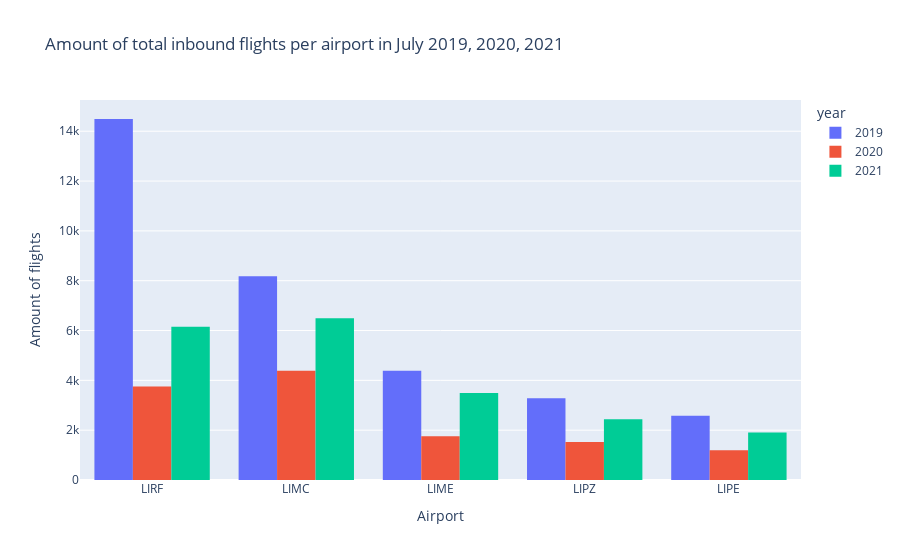
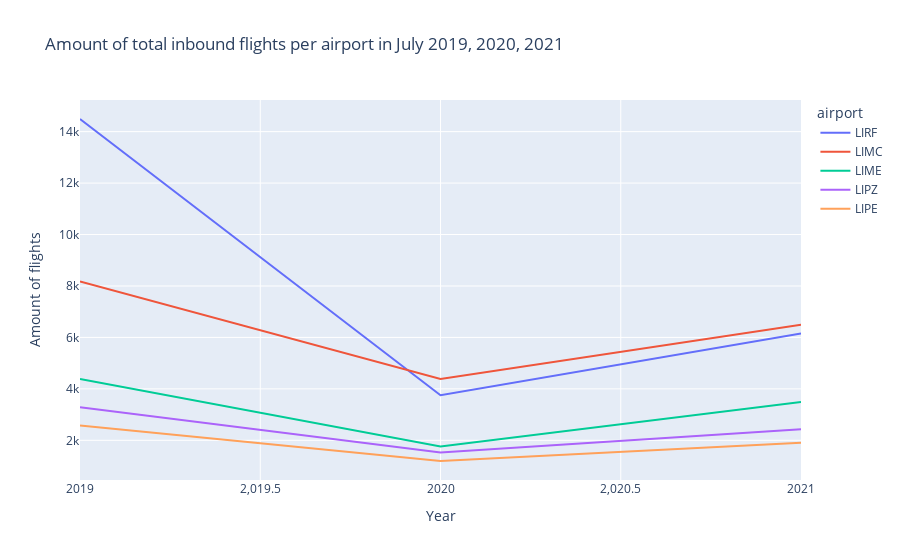
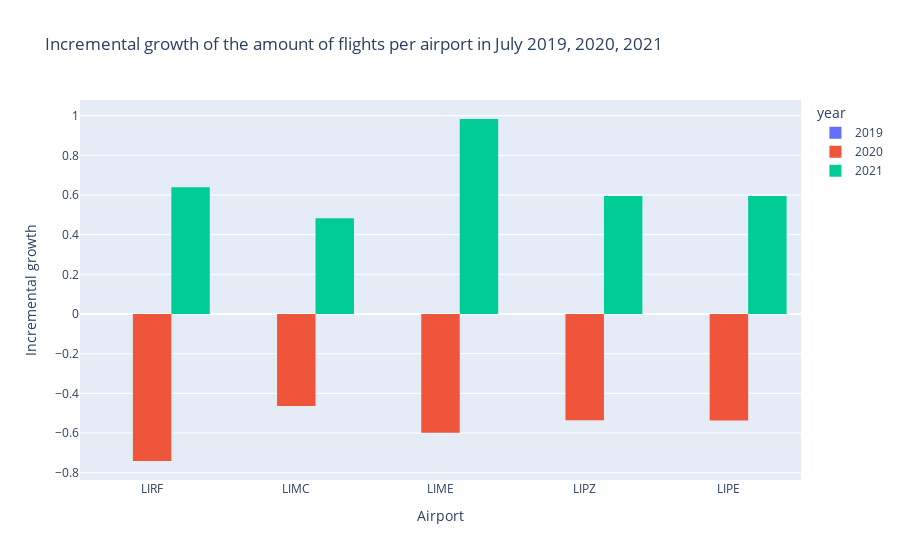

The cell these charts' notebook holds for them, in order:
### Code cell
'''In the section below all the filterd and sortend data from the years 2020, 2021 and 2022 is combined into one dataframe. This dataframe is used to answer the question wether 
there is a difference in the amount of flights between the years 2019, 2020, 2021 and 2022. The data is plotted in a bar chart in the first graph where the amount of inbound flight per airport per year is shown. 
The first graph show the amount of inbound flights per airport per year. The second graph does the same but in a line chart.
Below that is the head of the new combined dataframe from all the years.
The last graph shows the incrememtal change in the amount of inbound flights per airport per year.'''

#import pandas and numpy to work on the dataframes
from cgitb import text
import pandas as pd
import numpy as np

#combing all the shortend and filterd databases from the july 2019, 2020, 2021 and 2022 csv files into one dataframe
df1 = pd.read_csv('C:/Users/thoma/Downloads/flightlist_short_20190701_20190731.csv.gz', compression='gzip', header=0, sep=',', quotechar='"')
df2 = pd.read_csv('C:/Users/thoma/Downloads/flightlist_short_20200701_20200731.csv.gz', compression='gzip', header=0, sep=',', quotechar='"')
df3 = pd.read_csv('C:/Users/thoma/Downloads/flightlist_short_20210701_20210731.csv.gz', compression='gzip', header=0, sep=',', quotechar='"')
df4 = pd.read_csv('C:/Users/thoma/Downloads/flightlist_short_20220701_20220731.csv.gz', compression='gzip', header=0, sep=',', quotechar='"')
df = pd.concat([df1, df2, df3])
df.head(10)

#call the first collumn airport
df = df.rename(columns={'Unnamed: 0': 'airport'})
df.head(10)

#filter the database so only the airports of interest are included
df = df[(df['airport'] == 'LIME') | (df['airport'] == 'LIPZ') | (df['airport'] == 'LIPE') | (df['airport'] == 'LIRF') | (df['airport'] == 'LIMC')]



#histogram chart of the amount of inbound flight per airport per year
import plotly.express as px

fig = px.histogram(df, x='airport', y='destination', color='year', barmode='group',  title='Amount of total inbound flights per airport in July 2019, 2020, 2021')
fig.update_xaxes(title_text='Airport')
fig.update_yaxes(title_text='Amount of flights')

fig.update_xaxes(range=(-0.5, 4.5))
fig.show()

#Line chart of inbound flights per airport per year
import plotly.express as px

fig = px.line(df, x='year', y='destination', color='airport', title='Amount of total inbound flights per airport in July 2019, 2020, 2021')
fig.update_xaxes(title_text='Year')
fig.update_yaxes(title_text='Amount of flights')
fig.update_traces(text=df['destination'])
fig.show()

#calculate the increamental growth of the amount of inbound flights per airport per year and show the database of all the information
df['growth'] = df.groupby('airport')['destination'].pct_change()
df['growth'] = df['growth'].fillna(0)
df['growth'] = df['growth'].round(4)
df.head(10)

#add histogram chart of the incremental growth of the amount of flights per airport per year
import plotly.express as px

fig = px.histogram(df, x='airport', y='growth', color='year', barmode='group', title='Incremental growth of the amount of flights per airport in July 2019, 2020, 2021')
fig.update_xaxes(title_text='Airport')
fig.update_yaxes(title_text='Incremental growth')
fig.show()

### Figure 1 — Plotly figure (JSON) as saved in the notebook; plotly's stock layout.template omitted (floating-point values rounded to 4 significant figures)
{"data": [{"alignmentgroup": "True", "bingroup": "x", "histfunc": "sum", "hovertemplate": "year=2019<br>airport=%{x}<br>sum of destination=%{y}<extra></extra>", "legendgroup": "2019", "marker": {"color": "#636efa", "pattern": {"shape": ""}}, "name": "2019", "offsetgroup": "2019", "orientation": "v", "showlegend": true, "type": "histogram", "x": ["LIRF", "LIMC", "LIME", "LIPZ", "LIPE"], "xaxis": "x", "y": [14491, 8175, 4387, 3284, 2580], "yaxis": "y"}, {"alignmentgroup": "True", "bingroup": "x", "histfunc": "sum", "hovertemplate": "year=2020<br>airport=%{x}<br>sum of destination=%{y}<extra></extra>", "legendgroup": "2020", "marker": {"color": "#EF553B", "pattern": {"shape": ""}}, "name": "2020", "offsetgroup": "2020", "orientation": "v", "showlegend": true, "type": "histogram", "x": ["LIMC", "LIRF", "LIME", "LIPZ", "LIPE"], "xaxis": "x", "y": [4382, 3753, 1761, 1526, 1196], "yaxis": "y"}, {"alignmentgroup": "True", "bingroup": "x", "histfunc": "sum", "hovertemplate": "year=2021<br>airport=%{x}<br>sum of destination=%{y}<extra></extra>", "legendgroup": "2021", "marker": {"color": "#00cc96", "pattern": {"shape": ""}}, "name": "2021", "offsetgroup": "2021", "orientation": "v", "showlegend": true, "type": "histogram", "x": ["LIMC", "LIRF", "LIME", "LIPZ", "LIPE"], "xaxis": "x", "y": [6495, 6151, 3492, 2434, 1907], "yaxis": "y"}], "layout": {"barmode": "group", "legend": {"title": {"text": "year"}, "tracegroupgap": 0}, "title": {"text": "Amount of total inbound flights per airport in July 2019, 2020, 2021"}, "xaxis": {"anchor": "y", "domain": [0, 1], "range": [-0.5, 4.5], "title": {"text": "Airport"}}, "yaxis": {"anchor": "x", "domain": [0, 1], "title": {"text": "Amount of flights"}}}}

### Figure 2 — Plotly figure (JSON) as saved in the notebook; plotly's stock layout.template omitted (floating-point values rounded to 4 significant figures)
{"data": [{"hovertemplate": "airport=LIRF<br>year=%{x}<br>destination=%{y}<extra></extra>", "legendgroup": "LIRF", "line": {"color": "#636efa", "dash": "solid"}, "marker": {"symbol": "circle"}, "mode": "lines", "name": "LIRF", "orientation": "v", "showlegend": true, "text": [14491, 8175, 4387, 3284, 2580, 4382, 3753, 1761, 1526, 1196, 6495, 6151, 3492, 2434, 1907], "type": "scatter", "x": [2019, 2020, 2021], "xaxis": "x", "y": [14491, 3753, 6151], "yaxis": "y"}, {"hovertemplate": "airport=LIMC<br>year=%{x}<br>destination=%{y}<extra></extra>", "legendgroup": "LIMC", "line": {"color": "#EF553B", "dash": "solid"}, "marker": {"symbol": "circle"}, "mode": "lines", "name": "LIMC", "orientation": "v", "showlegend": true, "text": [14491, 8175, 4387, 3284, 2580, 4382, 3753, 1761, 1526, 1196, 6495, 6151, 3492, 2434, 1907], "type": "scatter", "x": [2019, 2020, 2021], "xaxis": "x", "y": [8175, 4382, 6495], "yaxis": "y"}, {"hovertemplate": "airport=LIME<br>year=%{x}<br>destination=%{y}<extra></extra>", "legendgroup": "LIME", "line": {"color": "#00cc96", "dash": "solid"}, "marker": {"symbol": "circle"}, "mode": "lines", "name": "LIME", "orientation": "v", "showlegend": true, "text": [14491, 8175, 4387, 3284, 2580, 4382, 3753, 1761, 1526, 1196, 6495, 6151, 3492, 2434, 1907], "type": "scatter", "x": [2019, 2020, 2021], "xaxis": "x", "y": [4387, 1761, 3492], "yaxis": "y"}, {"hovertemplate": "airport=LIPZ<br>year=%{x}<br>destination=%{y}<extra></extra>", "legendgroup": "LIPZ", "line": {"color": "#ab63fa", "dash": "solid"}, "marker": {"symbol": "circle"}, "mode": "lines", "name": "LIPZ", "orientation": "v", "showlegend": true, "text": [14491, 8175, 4387, 3284, 2580, 4382, 3753, 1761, 1526, 1196, 6495, 6151, 3492, 2434, 1907], "type": "scatter", "x": [2019, 2020, 2021], "xaxis": "x", "y": [3284, 1526, 2434], "yaxis": "y"}, {"hovertemplate": "airport=LIPE<br>year=%{x}<br>destination=%{y}<extra></extra>", "legendgroup": "LIPE", "line": {"color": "#FFA15A", "dash": "solid"}, "marker": {"symbol": "circle"}, "mode": "lines", "name": "LIPE", "orientation": "v", "showlegend": true, "text": [14491, 8175, 4387, 3284, 2580, 4382, 3753, 1761, 1526, 1196, 6495, 6151, 3492, 2434, 1907], "type": "scatter", "x": [2019, 2020, 2021], "xaxis": "x", "y": [2580, 1196, 1907], "yaxis": "y"}], "layout": {"legend": {"title": {"text": "airport"}, "tracegroupgap": 0}, "title": {"text": "Amount of total inbound flights per airport in July 2019, 2020, 2021"}, "xaxis": {"anchor": "y", "domain": [0, 1], "title": {"text": "Year"}}, "yaxis": {"anchor": "x", "domain": [0, 1], "title": {"text": "Amount of flights"}}}}

### Figure 3 — Plotly figure (JSON) as saved in the notebook; plotly's stock layout.template omitted (floating-point values rounded to 4 significant figures)
{"data": [{"alignmentgroup": "True", "bingroup": "x", "histfunc": "sum", "hovertemplate": "year=2019<br>airport=%{x}<br>sum of growth=%{y}<extra></extra>", "legendgroup": "2019", "marker": {"color": "#636efa", "pattern": {"shape": ""}}, "name": "2019", "offsetgroup": "2019", "orientation": "v", "showlegend": true, "type": "histogram", "x": ["LIRF", "LIMC", "LIME", "LIPZ", "LIPE"], "xaxis": "x", "y": [0, 0, 0, 0, 0], "yaxis": "y"}, {"alignmentgroup": "True", "bingroup": "x", "histfunc": "sum", "hovertemplate": "year=2020<br>airport=%{x}<br>sum of growth=%{y}<extra></extra>", "legendgroup": "2020", "marker": {"color": "#EF553B", "pattern": {"shape": ""}}, "name": "2020", "offsetgroup": "2020", "orientation": "v", "showlegend": true, "type": "histogram", "x": ["LIMC", "LIRF", "LIME", "LIPZ", "LIPE"], "xaxis": "x", "y": [-0.464, -0.741, -0.5986, -0.5353, -0.5364], "yaxis": "y"}, {"alignmentgroup": "True", "bingroup": "x", "histfunc": "sum", "hovertemplate": "year=2021<br>airport=%{x}<br>sum of growth=%{y}<extra></extra>", "legendgroup": "2021", "marker": {"color": "#00cc96", "pattern": {"shape": ""}}, "name": "2021", "offsetgroup": "2021", "orientation": "v", "showlegend": true, "type": "histogram", "x": ["LIMC", "LIRF", "LIME", "LIPZ", "LIPE"], "xaxis": "x", "y": [0.4822, 0.639, 0.983, 0.595, 0.5945], "yaxis": "y"}], "layout": {"barmode": "group", "legend": {"title": {"text": "year"}, "tracegroupgap": 0}, "title": {"text": "Incremental growth of the amount of flights per airport in July 2019, 2020, 2021"}, "xaxis": {"anchor": "y", "domain": [0, 1], "title": {"text": "Airport"}}, "yaxis": {"anchor": "x", "domain": [0, 1], "title": {"text": "Incremental growth"}}}}
